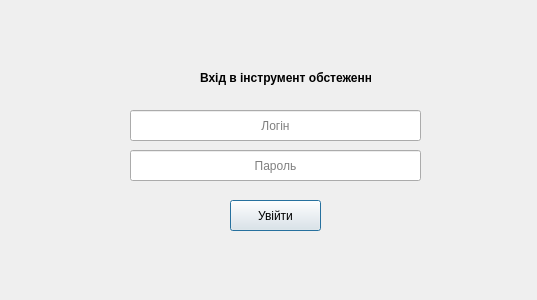
<?xml version="1.0" encoding="UTF-8"?>
<ui version="4.0">
 <class>Dialog</class>
 <widget class="QDialog" name="Dialog">
  <property name="geometry">
   <rect>
    <x>0</x>
    <y>0</y>
    <width>537</width>
    <height>300</height>
   </rect>
  </property>
  <property name="font">
   <font>
    <family>Segoe UI</family>
   </font>
  </property>
  <property name="cursor">
   <cursorShape>ArrowCursor</cursorShape>
  </property>
  <property name="windowTitle">
   <string>Реабілітація КНУ</string>
  </property>
  <widget class="QPushButton" name="pushButton">
   <property name="geometry">
    <rect>
     <x>230</x>
     <y>200</y>
     <width>91</width>
     <height>31</height>
    </rect>
   </property>
   <property name="font">
    <font>
     <family>Segoe UI</family>
    </font>
   </property>
   <property name="text">
    <string>Увійти</string>
   </property>
  </widget>
  <widget class="QLabel" name="label">
   <property name="geometry">
    <rect>
     <x>200</x>
     <y>70</y>
     <width>171</width>
     <height>16</height>
    </rect>
   </property>
   <property name="font">
    <font>
     <family>Segoe UI</family>
     <weight>75</weight>
     <bold>true</bold>
    </font>
   </property>
   <property name="text">
    <string>Вхід в інструмент обстеження</string>
   </property>
  </widget>
  <widget class="QLineEdit" name="loginEdit">
   <property name="geometry">
    <rect>
     <x>130</x>
     <y>110</y>
     <width>291</width>
     <height>31</height>
    </rect>
   </property>
   <property name="alignment">
    <set>Qt::AlignCenter</set>
   </property>
   <property name="placeholderText">
    <string>Логін</string>
   </property>
  </widget>
  <widget class="QLineEdit" name="passwordEdit">
   <property name="geometry">
    <rect>
     <x>130</x>
     <y>150</y>
     <width>291</width>
     <height>31</height>
    </rect>
   </property>
   <property name="echoMode">
    <enum>QLineEdit::Password</enum>
   </property>
   <property name="alignment">
    <set>Qt::AlignCenter</set>
   </property>
   <property name="placeholderText">
    <string>Пароль</string>
   </property>
  </widget>
 </widget>
 <resources/>
 <connections/>
</ui>
